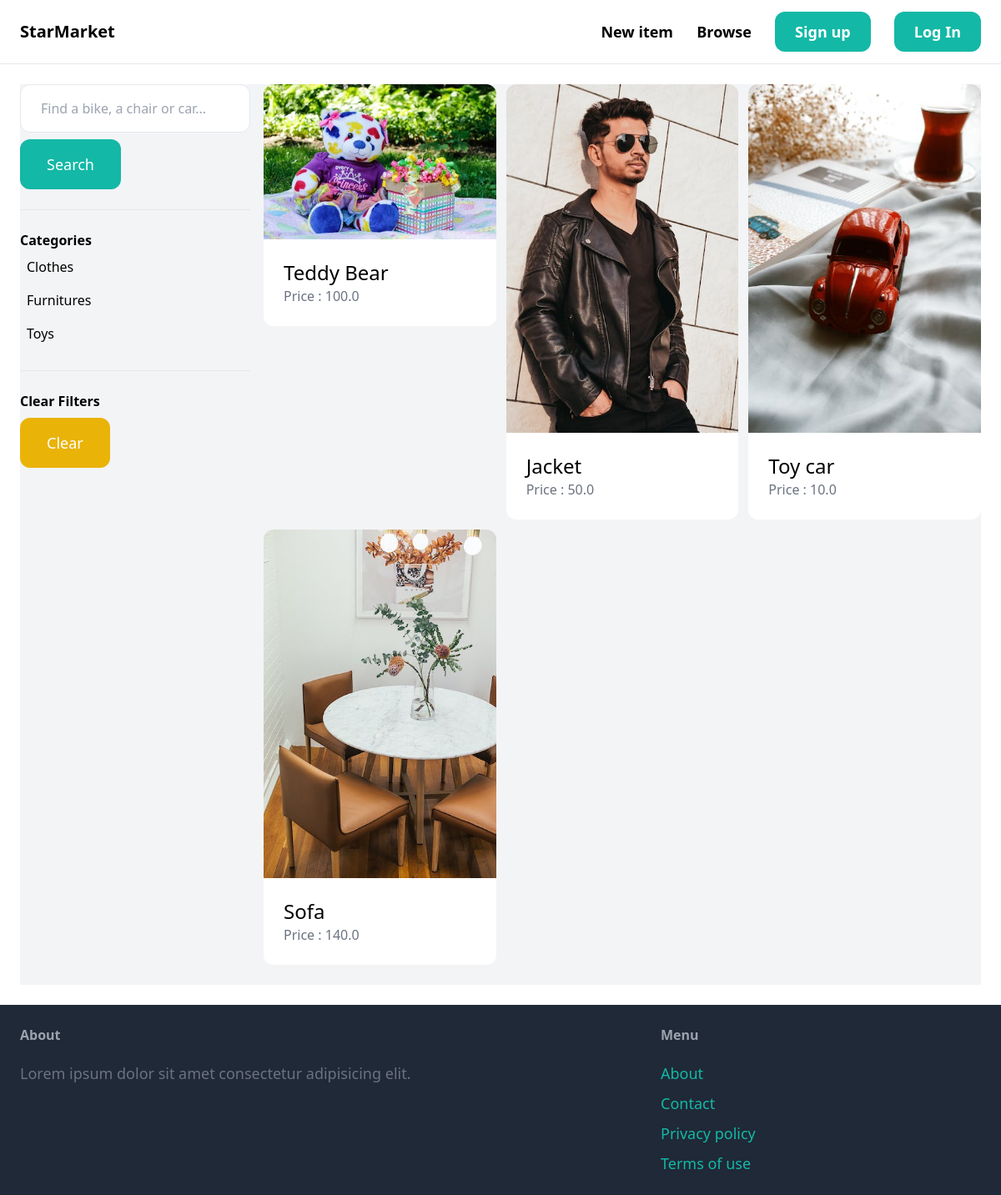
The app's page /items/ with its own data.
### item/models.py (models this page shows, shortened)
class Category(models.Model):
    name = models.CharField(max_length=255)
    class Meta:
        ordering = ('name',)
        verbose_name_plural = 'Categories'

class Item(models.Model):
    category = models.ForeignKey(Category,related_name='items',on_delete=models.CASCADE)
    name = models.CharField(max_length=255)
    description = models.TextField(blank=True,null=True)
    price = models.FloatField()
    image = models.ImageField(upload_to='item_images',blank=True,null=True)
    is_sold = models.BooleanField(default=False)
    created_at = models.DateTimeField(auto_now_add=True)
    created_by = models.ForeignKey(User,related_name='items',on_delete=models.CASCADE)

### item/views.py (the view)
# urls.py: path('',views.items,name = 'items'),
def items(request):
    query = request.GET.get('query','')
    categories = Category.objects.all()
    items = Item.objects.filter(is_sold = False)
    if query:
        items = Item.objects.filter(Q(name__icontains = query) | Q(description__icontains = query))
    return render(
        request,
        'item/items.html',
        {
            'items':items,
            'query':query,
            'categories':categories
        }
    )

### item/templates/item/items.html (shortened to what this page needs)
{% extends 'core/base.html' %}
{% block content %}
    <div class="pb-6 grid grid-cols-4 gap-4 bg-gray-100">
        <div class="col-span-1">
            <form action="{% url 'item:items' %}" method="get">
                <input type="text" name="query" class="w-full py-4 px-6 border rounded-xl" value= "{{query}}"        placeholder="Find a bike, a chair or car...">
                <button class="mt-2 py-4 px-8 text-lg bg-teal-500 text-white rounded-xl">Search</button>
            </form>
            <hr class="my-6">
            <p class="font-semibold">Categories</p>
            <ul>
                {% for category in categories %}
                    <li class="py-2 px-2 rounded-xl">
                        <a href="{% url 'item:items' %}?query={{query}}&category={{ category.id }}">{{category.name}}</a>
                    </li>
                {% endfor %}
            </ul>
            <hr class="my-6">
            <p class="font-semibold">Clear Filters</p>
            <ul>
                <li>
                    <a href="{% url 'item:items' %}" class="mt-2 py-4 px-8 inline-block bg-yellow-500 text-lg rounded-xl text-white">Clear</a>
                </li>
            </ul>
        </div>
        <div class="col-span-3">
            <div class="grid grid-cols-3 gap-3">
                {% for item in items %}
                    <div>
                        <a href="{% url 'item:detail' item.id %}">
                            <div>
                                <img src="{{ item.image.url }}" class="rounded-t-xl">
                            </div>
                            <div class="p-6 bg-white rounded-b-xl">
                                <h2 class="text-2xl">
                                    {{ item.name }}
                                </h2>
                                <p class="text-gray-500">Price : {{ item.price }}</p>
                            </div>
                        </a>
                    </div>
                {% endfor %}
            </div>
        </div>
    </div>
{% endblock %}

### records on screen
Category: name "Clothes"
Category: name "Furnitures"
Category: name "Toys"
Item: image (picture), name "Teddy Bear", price "100.0"
Item: image (picture), name "Jacket", price "50.0"
Item: image (picture), name "Toy car", price "10.0"
Item: image (picture), name "Sofa", price "140.0"
